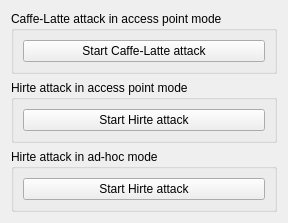
          <widget class="QWidget" name="page">
           <property name="geometry">
            <rect>
             <x>0</x>
             <y>0</y>
             <width>288</width>
             <height>216</height>
            </rect>
           </property>
           <attribute name="label">
            <string>WEP Attack (with clients, in Access Point and Ad-Hoc mode)</string>
           </attribute>
           <layout class="QVBoxLayout">
            <item>
             <widget class="QGroupBox" name="buttonGroup1_2_2_3_2">
              <property name="title">
               <string>Caffe-Latte attack in access point mode</string>
              </property>
              <property name="flat">
               <bool>false</bool>
              </property>
              <property name="checkable">
               <bool>false</bool>
              </property>
              <layout class="QVBoxLayout">
               <item>
                <widget class="QPushButton" name="button_wep_start_latte">
                 <property name="text">
                  <string>Start Caffe-Latte attack</string>
                 </property>
                </widget>
               </item>
              </layout>
             </widget>
            </item>
            <item>
             <widget class="QGroupBox" name="buttonGroup1_2_2_3_2_2">
              <property name="title">
               <string>Hirte attack in access point mode</string>
              </property>
              <property name="flat">
               <bool>false</bool>
              </property>
              <property name="checkable">
               <bool>false</bool>
              </property>
              <layout class="QVBoxLayout">
               <item>
                <widget class="QPushButton" name="button_wep_start_hirte_ap">
                 <property name="text">
                  <string>Start Hirte attack</string>
                 </property>
                </widget>
               </item>
              </layout>
             </widget>
            </item>
            <item>
             <widget class="QGroupBox" name="buttonGroup1_2_2_3_2_3">
              <property name="title">
               <string>Hirte attack in ad-hoc mode</string>
              </property>
              <property name="flat">
               <bool>false</bool>
              </property>
              <property name="checkable">
               <bool>false</bool>
              </property>
              <layout class="QVBoxLayout">
               <item>
                <widget class="QPushButton" name="button_wep_start_hirte_adhoc">
                 <property name="text">
                  <string>Start Hirte attack</string>
                 </property>
                </widget>
               </item>
              </layout>
             </widget>
            </item>
            <item>
             <spacer name="spacer23">
              <property name="orientation">
               <enum>Qt::Vertical</enum>
              </property>
              <property name="sizeType">
               <enum>QSizePolicy::Expanding</enum>
              </property>
              <property name="sizeHint" stdset="0">
               <size>
                <width>41</width>
                <height>111</height>
               </size>
              </property>
             </spacer>
            </item>
           </layout>
          </widget>
